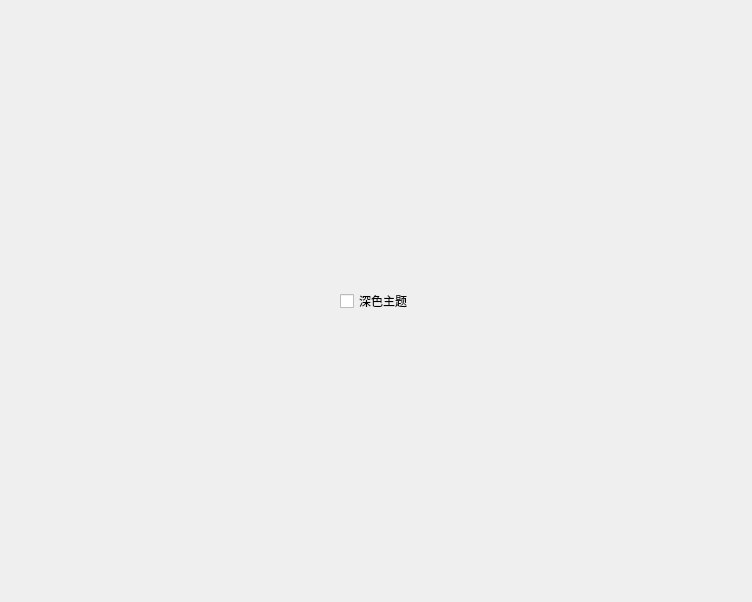
<?xml version="1.0" encoding="UTF-8"?>
<ui version="4.0">
 <class>Widget</class>
 <widget class="QWidget" name="Widget">
  <property name="geometry">
   <rect>
    <x>0</x>
    <y>0</y>
    <width>752</width>
    <height>602</height>
   </rect>
  </property>
  <property name="windowTitle">
   <string>Widget</string>
  </property>
  <layout class="QGridLayout" name="gridLayout">
   <item row="0" column="0">
    <spacer name="horizontalSpacer">
     <property name="orientation">
      <enum>Qt::Horizontal</enum>
     </property>
     <property name="sizeHint" stdset="0">
      <size>
       <width>40</width>
       <height>20</height>
      </size>
     </property>
    </spacer>
   </item>
   <item row="0" column="1">
    <widget class="QCheckBox" name="DarkTheme">
     <property name="text">
      <string>深色主题</string>
     </property>
    </widget>
   </item>
   <item row="0" column="2">
    <spacer name="horizontalSpacer_2">
     <property name="orientation">
      <enum>Qt::Horizontal</enum>
     </property>
     <property name="sizeHint" stdset="0">
      <size>
       <width>40</width>
       <height>20</height>
      </size>
     </property>
    </spacer>
   </item>
  </layout>
 </widget>
 <resources/>
 <connections/>
</ui>
